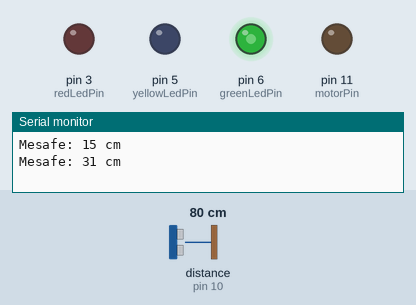
Simulated run of this sketch. Board: Arduino Uno, built with avr-gcc and run on an emulated ATmega328P. Parts: output pins drawn as LEDs (lit = HIGH), the last lines printed to the serial monitor. Wiring (from diagram.json): ultrasonic range finder: trigger pin 9; echo pin 10. The test bench sets the inputs (shaded band); at power-on: distance to the obstacle (sensor on pin 10) 80 cm. The echo pulse lasts 58.3 µs per cm; pins used as bus, display or sensor lines are not drawn.

Above: at 1.8 s.
1.9 s: distance to the obstacle (sensor on pin 10) set to 18 cm
At 2.07 s:
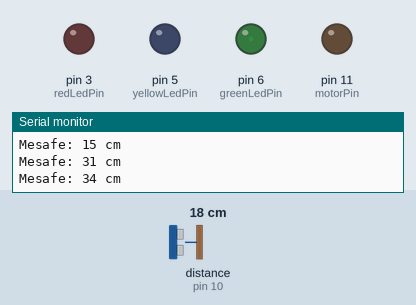
6.0 s: distance to the obstacle (sensor on pin 10) set to 2 cm
At 6.43 s:
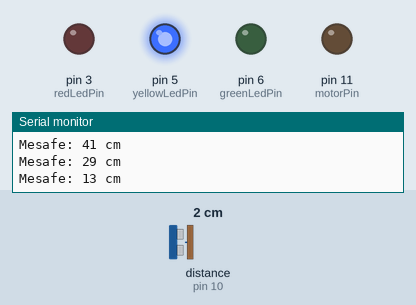
At 9.2 s:
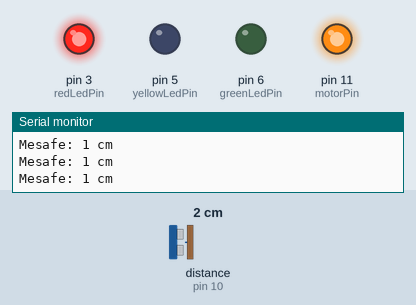
Timing chart, 0 to 10.7 s (numbered marks = the images above; inputs shaded):
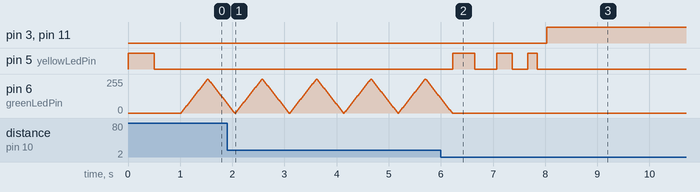

Measured:
- after the input at 6.0 s, pin 3 (redLedPin), pin 11 (motorPin): LOW → HIGH after 2.0 s; pin 5 (yellowLedPin): goes HIGH 0.42 s, LOW 0.42 s, HIGH 0.30 s, LOW 0.30 s, HIGH 0.18 s, then LOW, starting after 0.23 s; pin 6 (greenLedPin): goes on until 6.2 s, then stays 0/255

The sketch:

v2-advanced.ino
```cpp
// (licence header left out)
// ======================= COMPLETED (not visible in the video) =======================
const int trigPin = 9;          // assumed: same wiring as v1
const int echoPin = 10;
const int redLedPin = 3;
const int yellowLedPin = 5;     // physically a blue LED on the breadboard
const int greenLedPin = 6;      // PWM pin (analogWrite)
const int motorPin = 11;        // fan: 1 k -> transistor base (recommended driver, see docs)

const int CLOSE_RANGE = 5;      // cm, value not visible -> v1 border
const int MEDIUM_RANGE = 15;    // cm, value not visible -> v1 border

const int NUM_READINGS = 5;     // averaging window, value not visible
int readings[NUM_READINGS];
int readIndex = 0;
long total = 0;
int average = 0;

int measureDistance() {
  digitalWrite(trigPin, LOW);
  delayMicroseconds(2);
  digitalWrite(trigPin, HIGH);
  delayMicroseconds(10);
  digitalWrite(trigPin, LOW);
  long duration = pulseIn(echoPin, HIGH, 30000UL);  // completed: 30 ms timeout
  if (duration == 0) return 400;                     // no echo -> treat as far away
  return duration * 0.034 / 2;
}

// Moving average of the last NUM_READINGS distances.
void updateReadings() {
  total -= readings[readIndex];
  readings[readIndex] = measureDistance();
  total += readings[readIndex];
  readIndex = (readIndex + 1) % NUM_READINGS;
  average = total / NUM_READINGS;
}

void setup() {
  pinMode(trigPin, OUTPUT);
  pinMode(echoPin, INPUT);
  pinMode(redLedPin, OUTPUT);
  pinMode(yellowLedPin, OUTPUT);
  pinMode(greenLedPin, OUTPUT);
  pinMode(motorPin, OUTPUT);
  Serial.begin(9600);
  for (int i = 0; i < NUM_READINGS; i++) readings[i] = 0;
}

void closeRangeResponse() {
  digitalWrite(motorPin, HIGH);         // fan on
  digitalWrite(redLedPin, HIGH);
  digitalWrite(yellowLedPin, LOW);
  analogWrite(greenLedPin, 0);
}

void mediumRangeResponse() {
  digitalWrite(motorPin, LOW);          // completed: fan off in the medium zone
// ======================= VERBATIM: original lines 58-65 =======================
  digitalWrite(redLedPin, LOW);        // Red LED off   (line 58: only partly legible)
  int blinkDelay = map(average, CLOSE_RANGE, MEDIUM_RANGE, 100, 500);
  digitalWrite(yellowLedPin, HIGH);
  delay(blinkDelay);
  digitalWrite(yellowLedPin, LOW);
  delay(blinkDelay);
  analogWrite(greenLedPin, 0);         // Green LED off
}

// ======================= VERBATIM: original lines 67-93 =======================
// (lines 82-93 = loop(): low confidence, read from one blurred frame)
void farRangeResponse() {
  digitalWrite(motorPin, LOW);         // Motor off
  digitalWrite(redLedPin, LOW);        // Red LED off
  digitalWrite(yellowLedPin, LOW);     // Yellow LED off
  for (int brightness = 0; brightness <= 255; brightness += 5) {
    analogWrite(greenLedPin, brightness);
    delay(10);
  }
  for (int brightness = 255; brightness >= 0; brightness -= 5) {
    analogWrite(greenLedPin, brightness);
    delay(10);
  }
}

void loop() {
  updateReadings();
  Serial.print("Mesafe: ");
  Serial.print(average);
  Serial.println(" cm");
  if (average <= CLOSE_RANGE) {
    closeRangeResponse();
  } else if (average <= MEDIUM_RANGE) {
    mediumRangeResponse();
  } else {
    farRangeResponse();
  }
}
// ======================= END VERBATIM =======================
```
